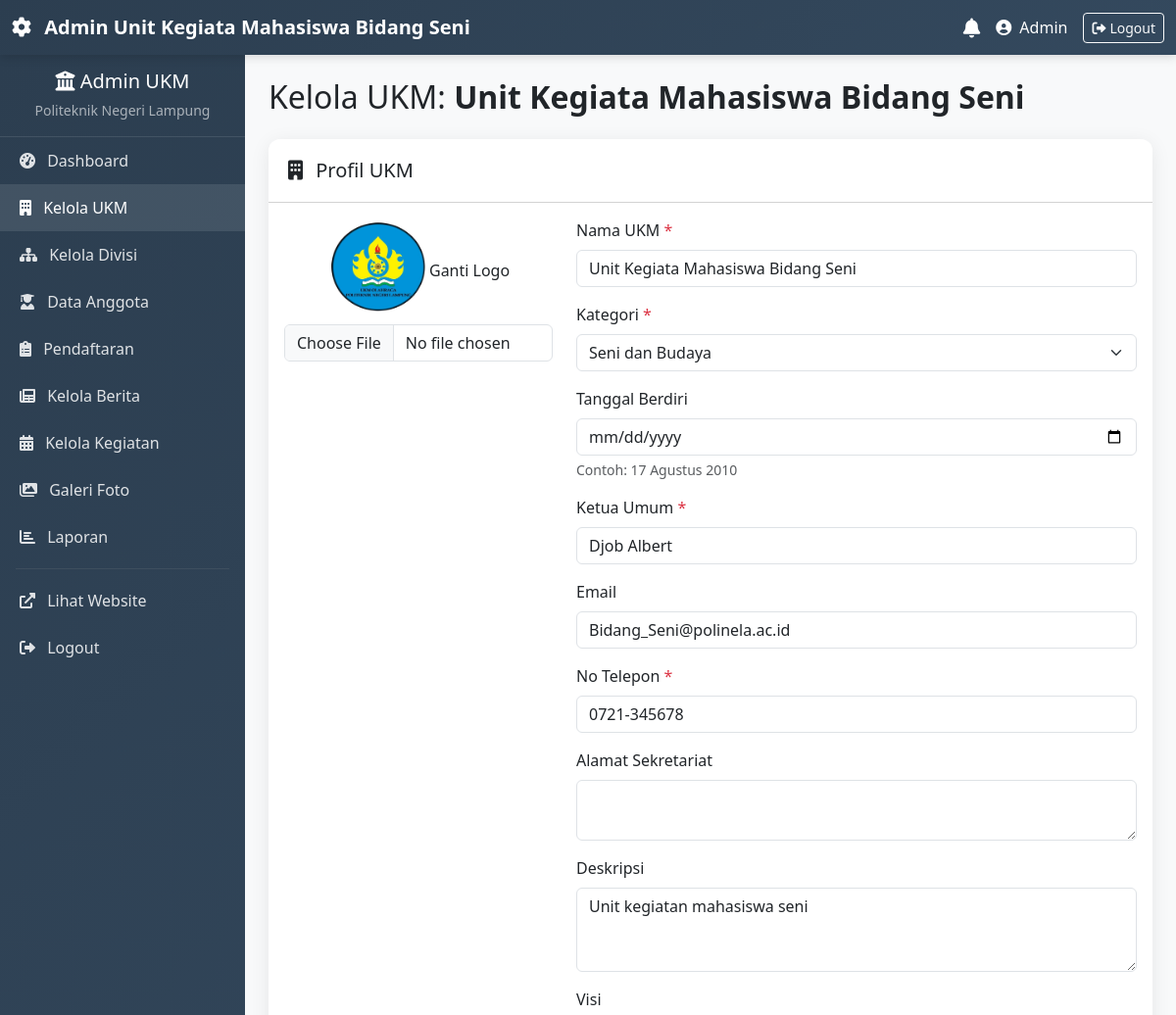
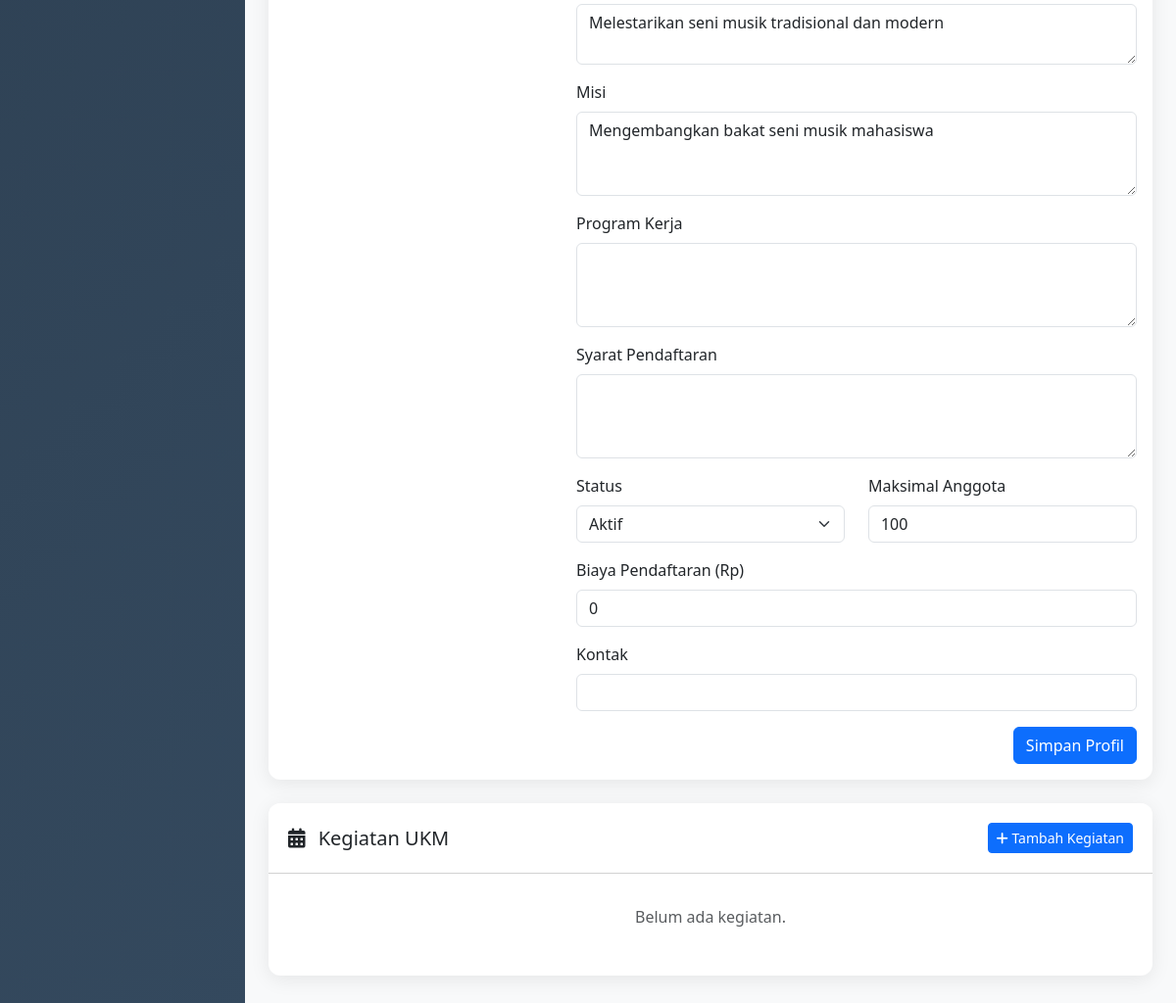
The app's page /admin/kelola_ukm.php (signed in) with its own data (2 pictures, top to bottom).
### tables this page shows
CREATE TABLE `ukm` (
  `id` int(11) NOT NULL,
  `nama_ukm` varchar(100) NOT NULL,
  `deskripsi` text DEFAULT NULL,
  `tahun_berdiri` date DEFAULT NULL,
  `kategori_id` int(11) DEFAULT NULL,
  `logo` varchar(255) DEFAULT NULL,
  `ketua_umum` varchar(100) DEFAULT NULL,
  `email` varchar(100) DEFAULT NULL,
  `no_telepon` varchar(20) DEFAULT NULL,
  `alamat_sekretariat` text DEFAULT NULL,
  `visi` text DEFAULT NULL,
  `misi` text DEFAULT NULL,
  `program_kerja` text DEFAULT NULL,
  `syarat_pendaftaran` text DEFAULT NULL,
  `status` enum('aktif','nonaktif') DEFAULT 'aktif',
  `max_anggota` int(11) DEFAULT 100,
  `biaya_pendaftaran` decimal(10,2) DEFAULT 0.00,
  `created_at` timestamp NOT NULL DEFAULT current_timestamp(),
  `updated_at` datetime DEFAULT NULL,
  `kontak` varchar(50) DEFAULT NULL,
  `admin_id` int(11) NOT NULL
);

CREATE TABLE `kategori_ukm` (
  `id` int(11) NOT NULL,
  `nama_kategori` varchar(100) NOT NULL,
  `deskripsi` text DEFAULT NULL,
  `created_at` timestamp NOT NULL DEFAULT current_timestamp()
);

### config/functions.php (called while the page is built, shortened)
<?php
function getAllKategoriUKM() {
    $db = (new Database())->getConnection();
    try {
        $stmt = $db->prepare("SELECT * FROM kategori_ukm ORDER BY nama_kategori");
        $stmt->execute();
        return $stmt->fetchAll(PDO::FETCH_ASSOC);
    } catch (PDOException $e) {
        return [];
    }
}

### admin/kelola_ukm.php (the view, shortened to what this page needs)
<?php
require_once '../config/functions.php';
$ukm_id = (int)$_SESSION['ukm_id'];
$database = new Database();
$db = $database->getConnection();
$stmt = $db->prepare("SELECT u.*, k.nama_kategori FROM ukm u LEFT JOIN kategori_ukm k ON u.kategori_id = k.id WHERE u.id = :ukm_id");
$stmt->bindParam(':ukm_id', $ukm_id, PDO::PARAM_INT);
$stmt->execute();
$ukm = $stmt->fetch(PDO::FETCH_ASSOC);
$kategori_list = getAllKategoriUKM();
$stmt_keg = $db->prepare("SELECT * FROM kegiatan_ukm WHERE ukm_id = :ukm_id ORDER BY tanggal_mulai DESC");
$stmt_keg->bindParam(':ukm_id', $ukm_id, PDO::PARAM_INT);
$stmt_keg->execute();
$kegiatan_list = $stmt_keg->fetchAll(PDO::FETCH_ASSOC);
?>
<?php include 'layout.php'; ?>
<div class="p-4">
    <h2 class="mb-4">Kelola UKM: <strong><?= htmlspecialchars($ukm['nama_ukm']) ?></strong></h2>
    <div class="card mb-4">
        <div class="card-header bg-white">
            <h5 class="mb-0"><i class="fas fa-building me-2"></i> Profil UKM</h5>
        </div>
        <div class="card-body">
            <form method="POST" enctype="multipart/form-data">
                <div class="row">
                    <div class="col-md-4 text-center mb-3">
                        <?php if (!empty($ukm['logo'])): ?>
                            <img src="../uploads/<?= htmlspecialchars($ukm['logo']) ?>" class="logo-img mb-2" alt="Logo">
                        <?php else: ?>
                            <div class="logo-img bg-secondary d-flex align-items-center justify-content-center">
                                <i class="fas fa-image text-white fa-2x"></i>
                            </div>
                        <?php endif; ?>
                        <label class="form-label">Ganti Logo</label>
                        <input type="file" class="form-control" name="logo" accept=".jpg,.jpeg,.png">
                    </div>
                    <div class="col-md-8">
                        <div class="mb-3">
                            <label class="form-label">Nama UKM <span class="text-danger">*</span></label>
                            <input type="text" class="form-control" name="nama_ukm" value="<?= htmlspecialchars($ukm['nama_ukm']) ?>" required>
                        </div>
                        <div class="mb-3">
                            <label class="form-label">Kategori <span class="text-danger">*</span></label>
                            <select class="form-select" name="kategori_id" required>
                                <?php foreach ($kategori_list as $k): ?>
                                    <option value="<?= $k['id'] ?>" <?= $k['id'] == $ukm['kategori_id'] ? 'selected' : '' ?>>
                                        <?= htmlspecialchars($k['nama_kategori']) ?>
                                    </option>
                                <?php endforeach; ?>
                            </select>
                        </div>
                        <div class="mb-3">
                            <label class="form-label">Tanggal Berdiri</label>
                            <input type="date" class="form-control" name="tahun_berdiri"
                                   value="<?= !empty($ukm['tahun_berdiri']) ? htmlspecialchars($ukm['tahun_berdiri']) : '' ?>"
                                   max="<?= date('Y-m-d') ?>">
                            <div class="form-text">Contoh: 17 Agustus 2010</div>
                        </div>
                        <div class="mb-3">
                            <label class="form-label">Ketua Umum <span class="text-danger">*</span></label>
                            <input type="text" class="form-control" name="ketua_umum" value="<?= htmlspecialchars($ukm['ketua_umum']) ?>" required>
                        </div>
                        <div class="mb-3">
                            <label class="form-label">Email</label>
                            <input type="email" class="form-control" name="email" value="<?= htmlspecialchars($ukm['email']) ?>">
                        </div>
                        <div class="mb-3">
                            <label class="form-label">No Telepon <span class="text-danger">*</span></label>
                            <input type="text" class="form-control" name="no_telepon" value="<?= htmlspecialchars($ukm['no_telepon']) ?>" required>
                        </div>
                        <div class="mb-3">
                            <label class="form-label">Alamat Sekretariat</label>
                            <textarea class="form-control" name="alamat_sekretariat" rows="2"><?= htmlspecialchars($ukm['alamat_sekretariat']) ?></textarea>
                        </div>
                        <div class="mb-3">
                            <label class="form-label">Deskripsi</label>
                            <textarea class="form-control" name="deskripsi" rows="3"><?= htmlspecialchars($ukm['deskripsi']) ?></textarea>
                        </div>
                        <div class="mb-3">
                            <label class="form-label">Visi</label>
                            <textarea class="form-control" name="visi" rows="2"><?= htmlspecialchars($ukm['visi']) ?></textarea>
                        </div>
                        <div class="mb-3">
                            <label class="form-label">Misi</label>
                            <textarea class="form-control" name="misi" rows="3"><?= htmlspecialchars($ukm['misi']) ?></textarea>
                        </div>
                        <div class="mb-3">
                            <label class="form-label">Program Kerja</label>
                            <textarea class="form-control" name="program_kerja" rows="3"><?= htmlspecialchars($ukm['program_kerja']) ?></textarea>
                        </div>
                        <div class="mb-3">
                            <label class="form-label">Syarat Pendaftaran</label>
                            <textarea class="form-control" name="syarat_pendaftaran" rows="3"><?= htmlspecialchars($ukm['syarat_pendaftaran']) ?></textarea>
                        </div>
                        <div class="row">
                            <div class="col-md-6 mb-3">
                                <label class="form-label">Status</label>
                                <select class="form-select" name="status">
                                    <option value="aktif" <?= $ukm['status'] == 'aktif' ? 'selected' : '' ?>>Aktif</option>
                                </select>
                            </div>
                            <div class="col-md-6 mb-3">
                                <label class="form-label">Maksimal Anggota</label>
                                <input type="number" class="form-control" name="max_anggota" value="<?= (int)$ukm['max_anggota'] ?>">
                            </div>
                        </div>
                        <div class="mb-3">
                            <label class="form-label">Biaya Pendaftaran (Rp)</label>
                            <input type="number" step="0.01" class="form-control" name="biaya_pendaftaran" value="<?= (float)$ukm['biaya_pendaftaran'] ?>">
                        </div>
                        <div class="mb-3">
                            <label class="form-label">Kontak</label>
                            <input type="text" class="form-control" name="kontak" value="<?= htmlspecialchars($ukm['kontak']) ?>">
                        </div>
                    </div>
                </div>
                <div class="text-end">
                    <button type="submit" class="btn btn-primary">Simpan Profil</button>
                </div>
            </form>
        </div>
    </div>
    <div class="card">
        <div class="card-header bg-white d-flex justify-content-between align-items-center">
            <h5 class="mb-0"><i class="fas fa-calendar-alt me-2"></i> Kegiatan UKM</h5>
            <button class="btn btn-sm btn-primary" data-bs-toggle="modal" data-bs-target="#modalTambahKegiatan">
                <i class="fas fa-plus"></i> Tambah Kegiatan
            </button>
        </div>
        <div class="card-body">
            <?php if (empty($kegiatan_list)): ?>
                <p class="text-muted text-center py-3">Belum ada kegiatan.</p>
            <?php endif; ?>
        </div>
    </div>
</div>
<?php include 'footer.php'; ?>

### admin/layout.php (style rules this page uses)
body { overflow: hidden; }

### admin/kelola_ukm.php (style rules this page uses)
.logo-img { width: 100px; height: 100px; object-fit: cover; border-radius: 10px; }
.card { border: none; border-radius: 12px; box-shadow: 0 4px 20px rgba(0,0,0,0.08); margin-bottom: 24px; }
.card-header { border-radius: 12px 12px 0 0 !important; padding: 1.25rem; }

### records on screen
ukm: nama_ukm "Unit Kegiata Mahasiswa Bidang Seni", logo (picture), kategori_id "Seni dan Budaya", ketua_umum "Djob Albert", email "Bidang_Seni@polinela.ac.id", no_telepon "0721-345678", deskripsi "Unit kegiatan mahasiswa seni", visi "Melestarikan seni musik tradisional dan modern", misi "Mengembangkan bakat seni musik mahasiswa", status "Aktif", max_anggota "100", biaya_pendaftaran "0"

### other values on screen
$nama_ukm "Unit Kegiata Mahasiswa Bidang Seni"
$_SESSION['user_name'] "Admin"
